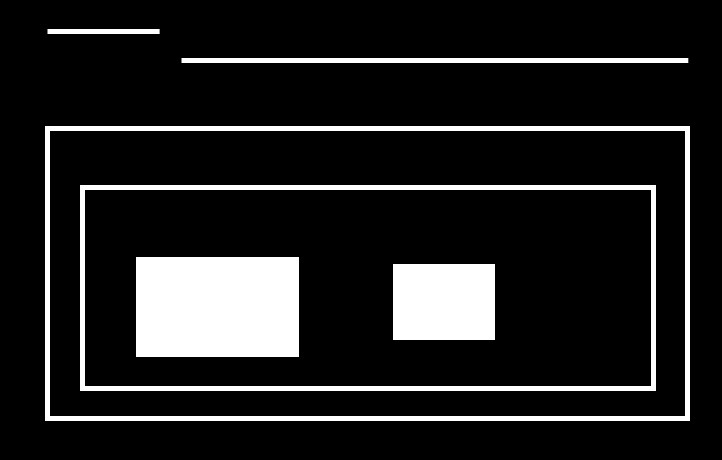
#> input picture 5_opencv/extra/hierarchy.jpg, 722 x 460 px
$ jupyter execute extra13_contours-hierarchy.ipynb   (older library calls are emulated)
#> lines starting #> are read from the running program, lines starting #| are printed output that depends on the picture; after the words box and inside, x2 and y2 are one past the last pixel; in counts of white or black regions, pixels touching at a corner belong together
前面我们使用cv2.findContours()寻找轮廓时，参数3表示轮廓的寻找方式(RetrievalModes)，当时我们传入的是cv2.RETR_TREE，它表示什么意思呢？另外，函数返回值hierarchy有什么用途呢？下面我们就来研究下这两个问题。

## 理解轮廓层级
很多情况下，图像中的形状之间是有关联的，比如说下图：

图中总共有8条轮廓，2和2a分别表示外层和里层的轮廓，3和3a也是一样。从图中看得出来：
- 轮廓0/1/2是最外层的轮廓，我们可以说它们处于同一轮廓等级：0级
- 轮廓2a是轮廓2的子轮廓，反过来说2是2a的父轮廓，轮廓2a算一个等级：1级
- 同样3是2a的子轮廓，轮廓3处于一个等级：2级
- 类似的，3a是3的子轮廓，等等…………

这里面OpenCV关注的就是两个概念：同一轮廓等级和轮廓间的子属关系。

## OpenCV中轮廓等级的表示
如果我们打印出cv2.findContours()函数的返回值hierarchy，会发现它是一个包含4个值的数组：[Next, Previous, First Child, Parent]

- Next：与当前轮廓处于同一层级的下一条轮廓
举例来说，前面图中跟0处于同一层级的下一条轮廓是1，所以Next=1；同理，对轮廓1来说，Next=2；那么对于轮廓2呢？没有与它同一层级的下一条轮廓了，此时Next=-1。

- Previous：与当前轮廓处于同一层级的上一条轮廓
跟前面一样，对于轮廓1来说，Previous=0；对于轮廓2，Previous=1；对于轮廓0，没有上一条轮廓了，所以Previous=-1。

- First Child：当前轮廓的第一条子轮廓
比如对于轮廓2，第一条子轮廓就是轮廓2a，所以First Child=2a；对轮廓3a，First Child=4。

- Parent：当前轮廓的父轮廓
比如2a的父轮廓是2，Parent=2；轮廓2没有父轮廓，所以Parent=-1。

下面我们通过代码验证一下：

[cell 1]
import cv2

# 1.读入图片
img = cv2.imread('hierarchy.jpg')
#> img is the input picture: shape (460, 722, 3); min 0, max 255, mean 33.9
img_gray = cv2.cvtColor(img, cv2.COLOR_BGR2GRAY)
_, thresh = cv2.threshold(img_gray, 0, 255, cv2.THRESH_BINARY + cv2.THRESH_OTSU)
#> thresh: shape (460, 722); 13.3% white; 6 white regions

# 2.寻找轮廓
image, contours, hierarchy = cv2.findContours(thresh, cv2.RETR_TREE, 2)
#> contours = 8 contours; box (x1, y1, x2, y2) and area: (45, 126, 690, 421) 189336, (49, 130, 686, 417) 181894, (80, 185, 656, 391) 117875, (84, 189, 652, 387) 111697, (136, 257, 299, 357) 16038, (393, 264, 495, 340) 7575, (181, 58, 688, 63) 2022, (47, 29, 160, 34) 448

# 3.绘制轮廓
print(len(contours), hierarchy)
#| 8 [[[ 6 -1  1 -1]
#|   [-1 -1  2  0]
#|   [-1 -1  3  1]
#|   [-1 -1  4  2]
#|   [ 5 -1 -1  3]
#|   [-1  4 -1  3]
#|   [ 7  0 -1 -1]
#|   [-1  6 -1 -1]]]
cv2.drawContours(img, contours, -1, (0, 0, 255), 2)
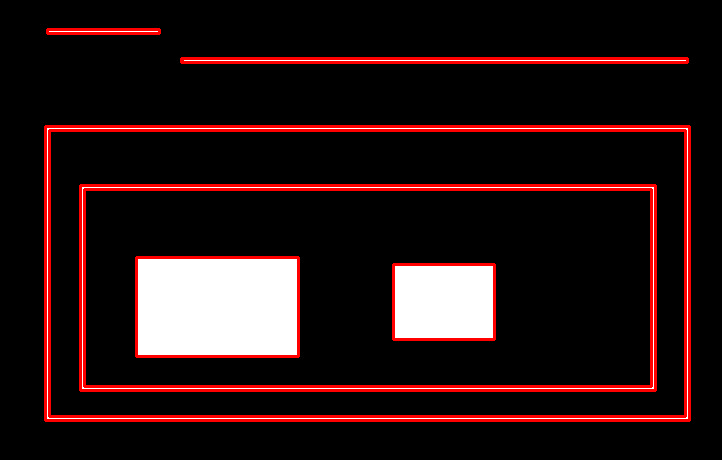
#> img: shape (460, 722, 3); 8.06% of pixels changed, all inside (x1, y1, x2, y2) = (44, 28, 691, 422)

cv2.imshow("1", img)
cv2.waitKey(0)

经验之谈：OpenCV中找到的轮廓序号跟前面讲的不同噢，如下图

现在既然我们了解了层级的概念，那么类似cv2.RETR_TREE的轮廓寻找方式又是啥意思呢？

## 轮廓寻找方式
OpenCV中有四种轮廓寻找方式RetrievalModes，下面分别来看下：
### 1. RETR_LIST
这是最简单的一种寻找方式，它不建立轮廓间的子属关系，也就是所有轮廓都属于同一层级。这样，hierarchy中的后两个值[First Child, Parent]都为-1。比如同样的图，我们使用cv2.RETR_LIST来寻找轮廓：

[cell 2]
_, _, hierarchy = cv2.findContours(thresh, cv2.RETR_LIST, 2)
print(hierarchy)
#| [[[ 1 -1 -1 -1]
#|   [ 2  0 -1 -1]
#|   [ 3  1 -1 -1]
#|   [ 4  2 -1 -1]
#|   [ 5  3 -1 -1]
#|   [ 6  4 -1 -1]
#|   [ 7  5 -1 -1]
#|   [-1  6 -1 -1]]]

因为没有从属关系，所以轮廓0的下一条是1，1的下一条是2……

经验之谈：如果你不需要轮廓层级信息的话，cv2.RETR_LIST更推荐使用，因为性能更好。

### 2. RETR_TREE
cv2.RETR_TREE就是之前我们一直在使用的方式，它会完整建立轮廓的层级从属关系，前面已经详细说明过了。

### 3. RETR_EXTERNAL
这种方式只寻找最高层级的轮廓，也就是它只会找到前面我们所说的3条0级轮廓：

[cell 3]
_, contours, hierarchy = cv2.findContours(thresh, cv2.RETR_EXTERNAL, 2)
#> contours = 3 contours; box (x1, y1, x2, y2) and area: (45, 126, 690, 421) 189336, (181, 58, 688, 63) 2022, (47, 29, 160, 34) 448
print(len(contours), hierarchy, sep='\n')
#| 3
#| [[[ 1 -1 -1 -1]
#|   [ 2  0 -1 -1]
#|   [-1  1 -1 -1]]]

### 4. RETR_CCOMP
相比之下cv2.RETR_CCOMP比较难理解，但其实也很简单：它把所有的轮廓只分为2个层级，不是外层的就是里层的。结合代码和图片，我们来理解下：

[cell 4]
_, contours, hierarchy = cv2.findContours(thresh, cv2.RETR_CCOMP, 2)
#> contours = 8 contours; box (x1, y1, x2, y2) and area: (45, 126, 690, 421) 189336, (49, 130, 686, 417) 181894, (80, 185, 656, 391) 117875, (84, 189, 652, 387) 111697, (136, 257, 299, 357) 16038, (393, 264, 495, 340) 7575, (181, 58, 688, 63) 2022, (47, 29, 160, 34) 448
print(hierarchy)
#| [[[ 1 -1 -1 -1]
#|   [ 2  0 -1 -1]
#|   [ 4  1  3 -1]
#|   [-1 -1 -1  2]
#|   [ 6  2  5 -1]
#|   [-1 -1 -1  4]
#|   [ 7  4 -1 -1]
#|   [-1  6 -1 -1]]]


$ run again, with 5_opencv/extra/circle_ring.jpg copied over 5_opencv/extra/hierarchy.jpg
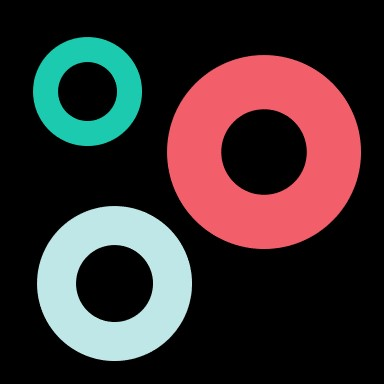
#> input picture 5_opencv/extra/circle_ring.jpg, 384 x 384 px
#> img is the input picture: shape (384, 384, 3); mean B, G, R 47.5, 46.7, 59.1
#> `_, thresh = cv2.threshold(img_gray, 0, 255, cv2.THRESH_BINARY + cv2.TH..`:
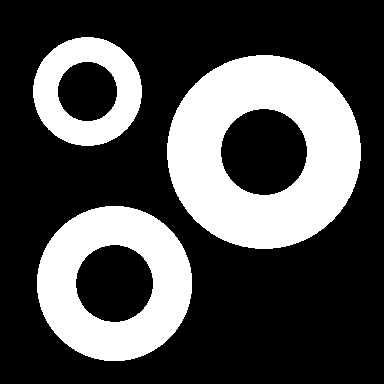
#> thresh: shape (384, 384); 30.2% white; 3 white regions
#> `image, contours, hierarchy = cv2.findContours(thresh, cv2.RETR_TREE, 2)`: contours = 6 contours; box (x1, y1, x2, y2) and area: (167, 55, 361, 249) 29237, (37, 206, 192, 361) 18704, (33, 37, 142, 146) 9153, (220, 108, 308, 196) 5903, (75, 244, 154, 323) 4741, (57, 61, 118, 122) 2823
#| 6 [[[ 2 -1  1 -1]
#|   [-1 -1 -1  0]
#|   [ 4  0  3 -1]
#|   [-1 -1 -1  2]
#|   [-1  2  5 -1]
#|   [-1 -1 -1  4]]]
#> `cv2.drawContours(img, contours, -1, (0, 0, 255), 2)`:
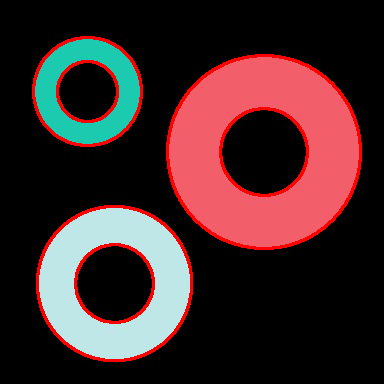
#> img: shape (384, 384, 3); 4.99% of pixels changed, all inside (x1, y1, x2, y2) = (32, 36, 362, 362)
#| [[[ 1 -1 -1 -1]
#|   [ 2  0 -1 -1]
#|   [ 3  1 -1 -1]
#|   [ 4  2 -1 -1]
#|   [ 5  3 -1 -1]
#|   [-1  4 -1 -1]]]
#> `_, contours, hierarchy = cv2.findContours(thresh, cv2.RETR_EXTERNAL, 2)`: contours = 3 contours; box (x1, y1, x2, y2) and area: (167, 55, 361, 249) 29237, (37, 206, 192, 361) 18704, (33, 37, 142, 146) 9153
#| 3
#| [[[ 1 -1 -1 -1]
#|   [ 2  0 -1 -1]
#|   [-1  1 -1 -1]]]
#> `_, contours, hierarchy = cv2.findContours(thresh, cv2.RETR_CCOMP, 2)`: contours = 6 contours; box (x1, y1, x2, y2) and area: (167, 55, 361, 249) 29237, (37, 206, 192, 361) 18704, (33, 37, 142, 146) 9153, (220, 108, 308, 196) 5903, (75, 244, 154, 323) 4741, (57, 61, 118, 122) 2823
#| [[[ 2 -1  1 -1]
#|   [-1 -1 -1  0]
#|   [ 4  0  3 -1]
#|   [-1 -1 -1  2]
#|   [-1  2  5 -1]
#|   [-1 -1 -1  4]]]

$ run again, with 5_opencv/extra/convex.jpg copied over 5_opencv/extra/hierarchy.jpg
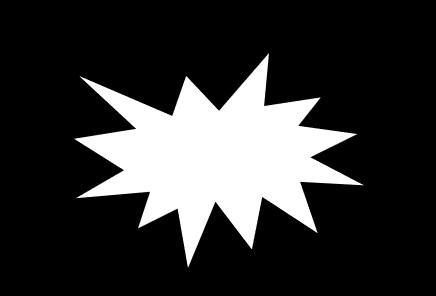
#> input picture 5_opencv/extra/convex.jpg, 436 x 296 px
#> img is the input picture: shape (296, 436, 3); min 0, max 255, mean 51.6
#> `_, thresh = cv2.threshold(img_gray, 0, 255, cv2.THRESH_BINARY + cv2.TH..`:
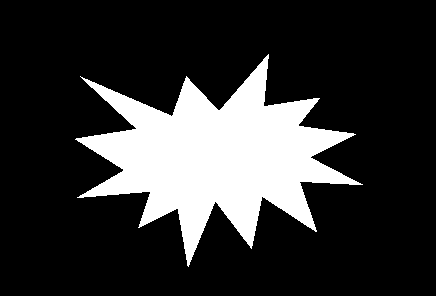
#> thresh: shape (296, 436); 20.3% white; 1 white region
#> contours = 1 contour; box (x1, y1, x2, y2) and area: (75, 54, 363, 267) 25506
#| 1 [[[-1 -1 -1 -1]]]
#> `cv2.drawContours(img, contours, -1, (0, 0, 255), 2)`:
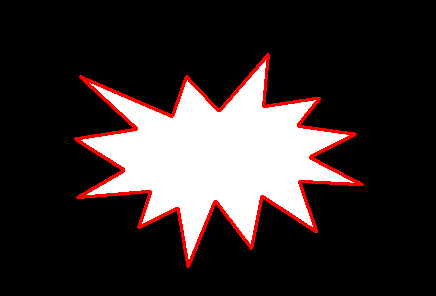
#> img: shape (296, 436, 3); 3.67% of pixels changed, all inside (x1, y1, x2, y2) = (74, 53, 364, 268)
#| [[[-1 -1 -1 -1]]]
#| 1
#| [[[-1 -1 -1 -1]]]
#| [[[-1 -1 -1 -1]]]
